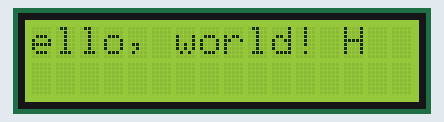
This sketch was run on a simulated Arduino Uno, built with avr-gcc and run on an emulated ATmega328P. On the bench: 16×2 character LCD.

Above: at 0.19 s.
At 0.95 s:
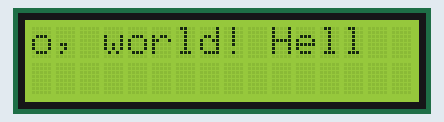
At 1.46 s:
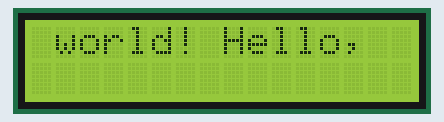
At 1.97 s:
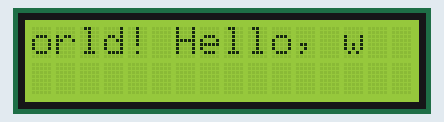
At 2.99 s:
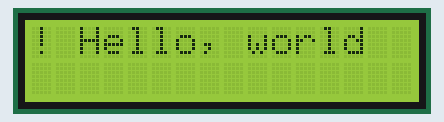
At 4.0 s:
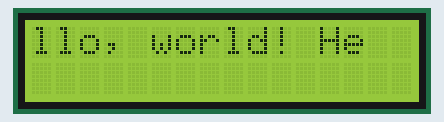

Measured:
- by itself, everything shown: repeats every 3.6 s, in 14 steps

The sketch:

LCD_Scrolling_text.ino
```cpp
#include <LiquidCrystal.h>
LiquidCrystal lcd(12, 11, 5, 4, 3, 2);

void setup() {
  lcd.begin(16, 2);
  lcd.print("Hello, world!");
}
void loop() {
  lcd.setCursor(0, 1);
  lcd.clear();
  lcd.print("ello, world! H");
  delay(250);
  lcd.clear();
  lcd.print("llo, world! He");
  delay(250);
  lcd.clear();
  lcd.print("lo, world! Hel");
  delay(250);
  lcd.clear();
  lcd.print("o, world! Hell");
  delay(250);
  lcd.clear();
  lcd.print(", world! Hello");
  delay(250);
  lcd.clear();
  lcd.print(" world! Hello,");
  delay(250);
  lcd.clear();
  lcd.print("world! Hello, ");
  delay(250);
  lcd.clear();
  lcd.print("orld! Hello, w");
  delay(250);
  lcd.clear();
  lcd.print("rld! Hello, wo");
  delay(250);
  lcd.clear();
  lcd.print("ld! Hello, wor");
  delay(250);
  lcd.clear();
  lcd.print("d! Hello, worl");
  delay(250);
  lcd.clear();
  lcd.print("! Hello, world");
  delay(250);
  lcd.clear();
  lcd.print(" Hello, world!");
  delay(250);
  lcd.clear();
  lcd.print("Hello, world! ");
  delay(250);
  lcd.clear();
}
```
